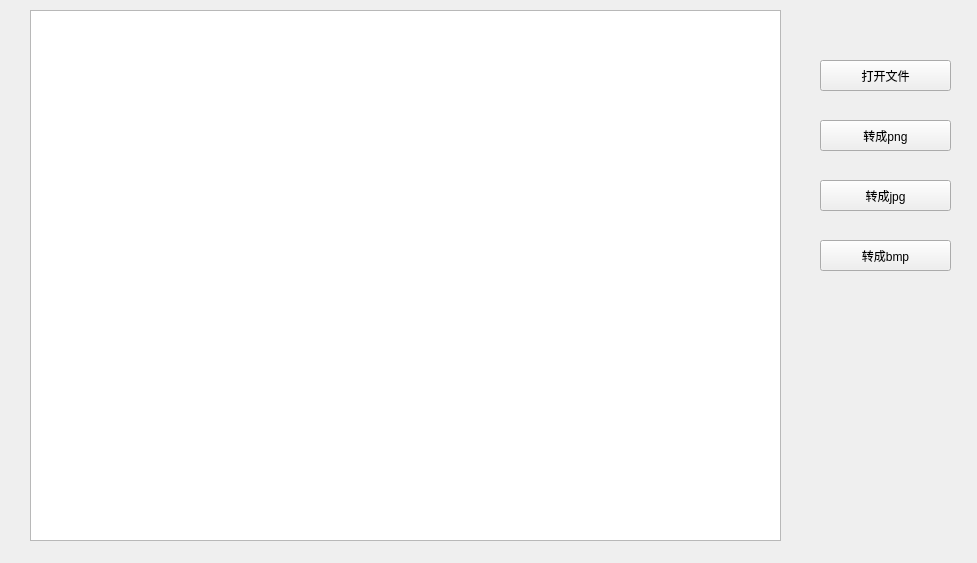
<?xml version="1.0" encoding="UTF-8"?>
<ui version="4.0">
 <class>TranslateImageWidget</class>
 <widget class="QWidget" name="TranslateImageWidget">
  <property name="geometry">
   <rect>
    <x>0</x>
    <y>0</y>
    <width>977</width>
    <height>563</height>
   </rect>
  </property>
  <property name="windowTitle">
   <string>Form</string>
  </property>
  <widget class="QGraphicsView" name="graphicsView">
   <property name="geometry">
    <rect>
     <x>30</x>
     <y>10</y>
     <width>751</width>
     <height>531</height>
    </rect>
   </property>
  </widget>
  <widget class="QWidget" name="widget" native="true">
   <property name="geometry">
    <rect>
     <x>810</x>
     <y>20</y>
     <width>151</width>
     <height>491</height>
    </rect>
   </property>
   <widget class="QPushButton" name="pushButton_1">
    <property name="geometry">
     <rect>
      <x>10</x>
      <y>100</y>
      <width>131</width>
      <height>31</height>
     </rect>
    </property>
    <property name="text">
     <string>转成png</string>
    </property>
   </widget>
   <widget class="QPushButton" name="pushButton_2">
    <property name="geometry">
     <rect>
      <x>10</x>
      <y>160</y>
      <width>131</width>
      <height>31</height>
     </rect>
    </property>
    <property name="text">
     <string>转成jpg</string>
    </property>
   </widget>
   <widget class="QPushButton" name="pushButton_3">
    <property name="geometry">
     <rect>
      <x>10</x>
      <y>220</y>
      <width>131</width>
      <height>31</height>
     </rect>
    </property>
    <property name="text">
     <string>转成bmp</string>
    </property>
   </widget>
   <widget class="QPushButton" name="pushButton_0">
    <property name="geometry">
     <rect>
      <x>10</x>
      <y>40</y>
      <width>131</width>
      <height>31</height>
     </rect>
    </property>
    <property name="text">
     <string>打开文件</string>
    </property>
   </widget>
  </widget>
 </widget>
 <resources/>
 <connections/>
</ui>
